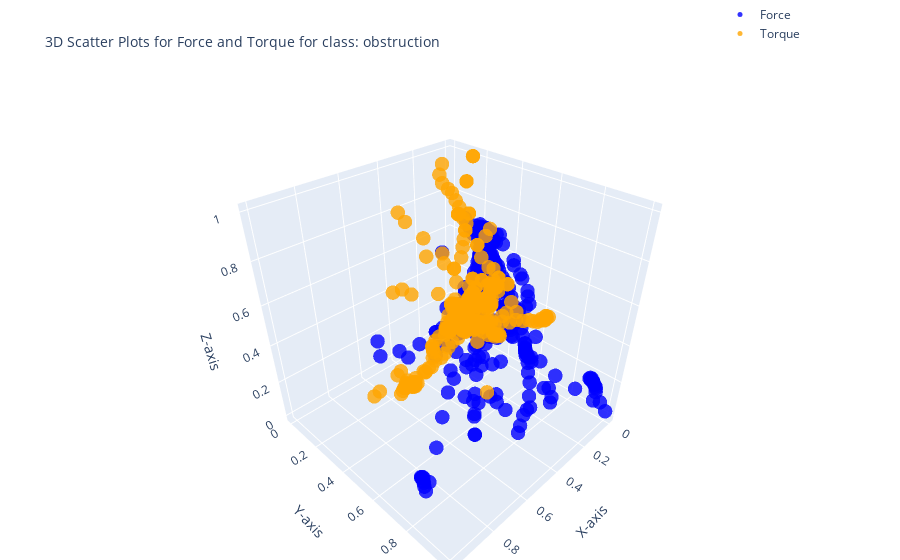

Notebook code for this chart:
### Code cell
import plotly.graph_objects as go
class_name = unique_classes[2]
df_fr_collision=class_dfs[class_name]
# 3D scatter plot for Force (Fx, Fy, Fz)
force_plot = go.Scatter3d(
    x=df_fr_collision['Fx'],
    y=df_fr_collision['Fy'],
    z=df_fr_collision['Fz'],
    mode='markers',
    marker=dict(size=5, color='blue', opacity=0.8),
    name='Force'
)

# 3D scatter plot for Torque (Tx, Ty, Tz)
torque_plot = go.Scatter3d(
    x=df_fr_collision['Tx'],
    y=df_fr_collision['Ty'],
    z=df_fr_collision['Tz'],
    mode='markers',
    marker=dict(size=5, color='orange', opacity=0.8),
    name='Torque'
)

# Create subplots
fig = go.Figure()

# Add Force plot
fig.add_trace(force_plot)
fig.add_trace(torque_plot)

# Layout settings
fig.update_layout(
    title='3D Scatter Plots for Force and Torque for class: ' + class_name,
    title_font=dict(size=14),  # Change the title font size
    scene=dict(
        xaxis_title='X-axis',
        yaxis_title='Y-axis',
        zaxis_title='Z-axis'
    ),
    legend=dict(x=0.8, y=1.2),
    margin=dict(l=0, r=0, b=0, t=40)
)

fig.show()

### Figure 1 — Plotly figure (JSON) as saved in the notebook; plotly's stock layout.template omitted (floating-point values rounded to 4 significant figures; data arrays with more than 128 entries replaced by an {"elided": "..."} marker saying what was removed)
{"data": [{"marker": {"color": "blue", "opacity": 0.8, "size": 5}, "mode": "markers", "name": "Force", "type": "scatter3d", "x": {"elided": "510 float values"}, "y": {"elided": "510 float values"}, "z": {"elided": "510 float values"}}, {"marker": {"color": "orange", "opacity": 0.8, "size": 5}, "mode": "markers", "name": "Torque", "type": "scatter3d", "x": {"elided": "510 float values"}, "y": {"elided": "510 float values"}, "z": {"elided": "510 float values"}}], "layout": {"legend": {"x": 0.8, "y": 1.2}, "margin": {"b": 0, "l": 0, "r": 0, "t": 40}, "scene": {"xaxis": {"title": {"text": "X-axis"}}, "yaxis": {"title": {"text": "Y-axis"}}, "zaxis": {"title": {"text": "Z-axis"}}}, "title": {"font": {"size": 14}, "text": "3D Scatter Plots for Force and Torque for class: obstruction"}}}
